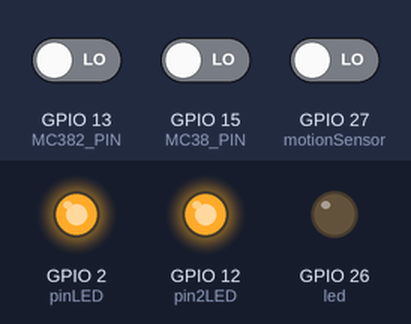
Bench run of a sketch on a simulated ESP32. On the bench: output pins drawn as LEDs (lit = HIGH). The inputs (shaded band) are chosen by the test bench; at power-on: GPIO 13 (MC382_PIN) LOW, GPIO 27 (motionSensor) LOW, GPIO 15 (MC38_PIN) LOW.

Above: at 2.7 s.
2.8 s: GPIO 13 (MC382_PIN) driven HIGH
At 4.0 s:
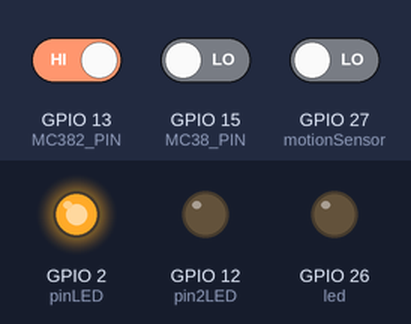
4.4 s: GPIO 27 (motionSensor) driven HIGH
At 5.2 s:
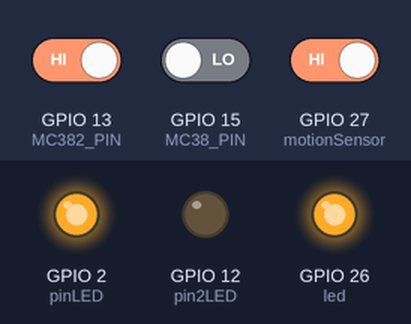
5.9 s: GPIO 15 (MC38_PIN) driven HIGH
At 6.9 s:
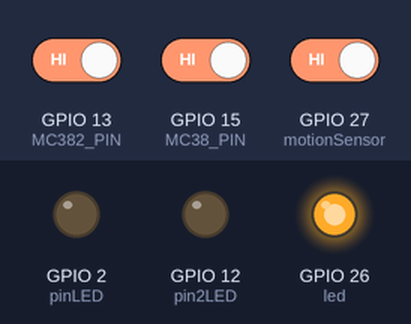
8.0 s: GPIO 13 (MC382_PIN) driven LOW
At 9.7 s:
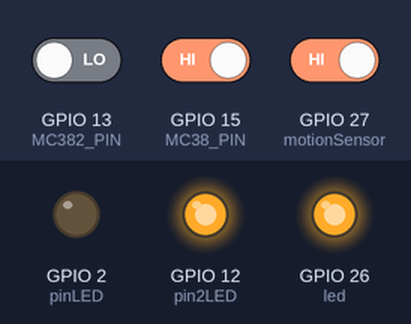
10.2 s: GPIO 15 (MC38_PIN) driven LOW
At 11.4 s:
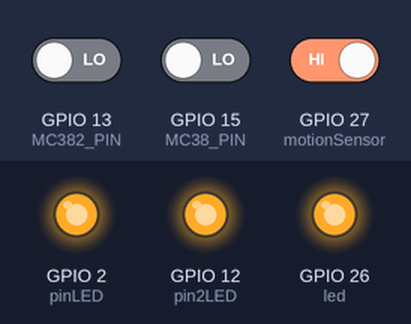
12.4 s: GPIO 27 (motionSensor) driven LOW
At 14.4 s:
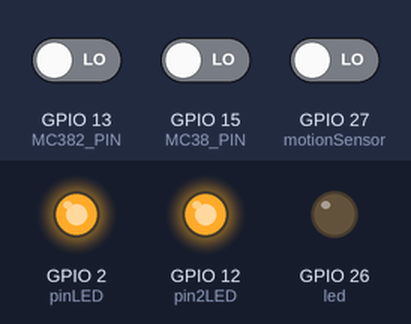
Timing chart, 0 to 15.7 s (numbered marks = the images above; inputs shaded):
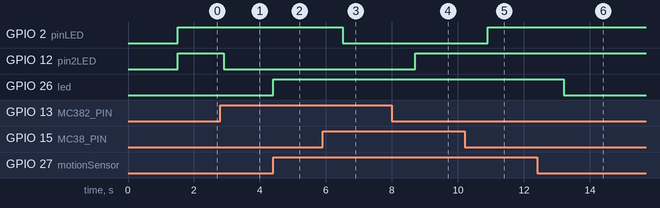

Measured:
- after the input at 2.8 s, GPIO 12 (pin2LED): HIGH → LOW after 0.11 s
- after the input at 4.4 s, GPIO 26 (led): LOW → HIGH at once
- after the input at 5.9 s, GPIO 2 (pinLED): HIGH → LOW after 0.61 s
- after the input at 8.0 s, GPIO 12 (pin2LED): LOW → HIGH after 0.71 s
- after the input at 10.2 s, GPIO 2 (pinLED): LOW → HIGH after 0.71 s
- after the input at 12.4 s, GPIO 26 (led): HIGH → LOW after 0.81 s

The sketch:

MC38.ino
```cpp
#define MC38_PIN  15
#define MC382_PIN 13
#include "UbidotsEsp32Mqtt.h"
const char *UBIDOTS_TOKEN = "BBFF-FgvdQjSnkn00IZjWyOUIVt64K0cppM";  // Put here your Ubidots TOKEN
const char *WIFI_SSID = "iPhone de Irma";      // Put here your Wi-Fi SSID
const char *WIFI_PASS = "skip220554";      // Put here your Wi-Fi password
const char *DEVICE_LABEL = "proyecto";   // Put here your Device label to which data  will be published
#define timeSeconds 10

// Set GPIOs for LED and PIR Motion Sensor
const int led = 26;
const int motionSensor = 27;
int estado=0;

// Timer: Auxiliary variables
  unsigned long now = millis();
  unsigned long lastTrigger = 0;
  boolean startTimer = false;

// Checks if motion was detected, sets LED HIGH and starts a timer
void IRAM_ATTR detectsMovement() {
  Serial.println("MOTION DETECTED!!!");
  digitalWrite(led, HIGH);
    startTimer = true;
    lastTrigger = millis();
}


const int PUBLISH_FREQUENCY = 5000; // Update rate in milliseconds
Ubidots ubidots(UBIDOTS_TOKEN);
void callback(char *topic, byte *payload, unsigned int length)
{
  Serial.print("Message arrived [");
  Serial.print(topic);
  Serial.print("] ");
  for (int i = 0; i < length; i++)
  {
    Serial.print((char)payload[i]);
  }
  Serial.println();
}
int pin2LED=12;
int pinLED = 2;
void setup()
{
  pinMode(MC38_PIN, INPUT_PULLDOWN);
  pinMode(pinLED, OUTPUT);
  Serial.begin(115200);
  pinMode(MC382_PIN, INPUT_PULLDOWN);

  pinMode(pin2LED, OUTPUT);
  pinMode(motionSensor, INPUT);
  pinMode(led, OUTPUT);

  // ubidots.setDebug(true);  // uncomment this to make debug messages available
  ubidots.connectToWifi("iPhone de Irma", "skip220554");
  ubidots.setCallback(callback);
  ubidots.setup();
  ubidots.reconnect();

  // Serial port for debugging purposes


  // PIR Motion Sensor mode INPUT_PULLUP
  //pinMode(motionSensor, INPUT_PULLUP);
  // Set motionSensor pin as interrupt, assign interrupt function and set RISING mode
  //attachInterrupt(digitalPinToInterrupt(motionSensor), detectsMovement, RISING);

  // Set LED to LOW
 // pinMode(led, OUTPUT);
 // digitalWrite(led, LOW);
}

void loop()
{

  if (!ubidots.connected())
  {
    ubidots.reconnect();

  }
  int value = digitalRead(MC38_PIN);
  if (value == HIGH) {
    digitalWrite(pinLED, LOW);
  } else {
    digitalWrite(pinLED, HIGH);
  }
  int value2 = digitalRead(MC382_PIN);
  if (value2 == HIGH) {
    digitalWrite(pin2LED, LOW);
  } else {
    digitalWrite(pin2LED, HIGH);
  }

  delay(100);
  ubidots.add("aperturapuerta",value);
  ubidots.add("aperturaventana",value2);
  ubidots.publish(DEVICE_LABEL);
  ubidots.loop();
//
    estado = digitalRead(motionSensor);
    if (estado==HIGH){
      digitalWrite(led, HIGH);
      delay(2000);
    }else
    {
      digitalWrite(led, LOW);
    }
    int value3 = digitalRead(motionSensor);
    if (value3 == HIGH) {
       //digitalWrite(led, LOW);
    } else {
     //digitalWrite(led, HIGH);
    }
    delay(100);
   ubidots.add("presencia",value3);
  ubidots.publish(DEVICE_LABEL);
  ubidots.loop();
  now = millis();
  //Turn off the LED after the number of seconds defined in the timeSeconds variable
  //if(startTimer && (now - lastTrigger > (timeSeconds*1000))) {
    //Serial.println("Motion stopped...");
    //digitalWrite(led, LOW);
    //startTimer = false;


  //}

}
```
